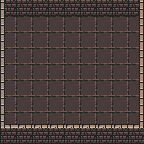

The image is a tile-based game level rendered from a .tmx file. Its description and complete source (layers, tilesets, objects, tile grids) follow:
An orthogonal 9x9 tile map with 16x16 px tiles, 2 tile layers (Tile Layer 1, Tile Layer 2).

<map version="1.2" tiledversion="1.2.2" orientation="orthogonal" renderorder="right-down" width="9" height="9" tilewidth="16" tileheight="16" infinite="0" nextlayerid="7" nextobjectid="1">
 <tileset firstgid="1" source="Game.tsx" />
 <layer id="5" name="Tile Layer 1" width="9" height="9">
  <data encoding="csv">
323,323,323,323,323,323,323,323,323,
130,130,130,130,130,130,130,130,130,
130,130,130,130,130,130,130,130,130,
130,130,130,130,130,130,130,130,130,
130,130,130,130,130,130,130,130,130,
130,130,130,130,130,130,130,130,130,
163,130,130,130,130,130,130,130,130,
130,130,130,130,130,130,130,130,130,
323,323,323,323,323,323,323,323,323
</data>
 </layer>
 <layer id="6" name="Tile Layer 2" width="9" height="9">
  <data encoding="csv">
258,0,0,0,0,0,0,0,257,
258,0,0,0,0,0,0,0,257,
258,0,0,0,0,0,0,0,257,
258,0,0,0,0,0,0,0,257,
258,0,0,0,0,0,0,0,257,
258,0,0,0,0,0,0,0,257,
258,0,0,0,0,0,0,0,257,
291,4,4,4,4,4,4,4,292,
0,0,0,0,0,0,0,0,0
</data>
 </layer>
</map>
